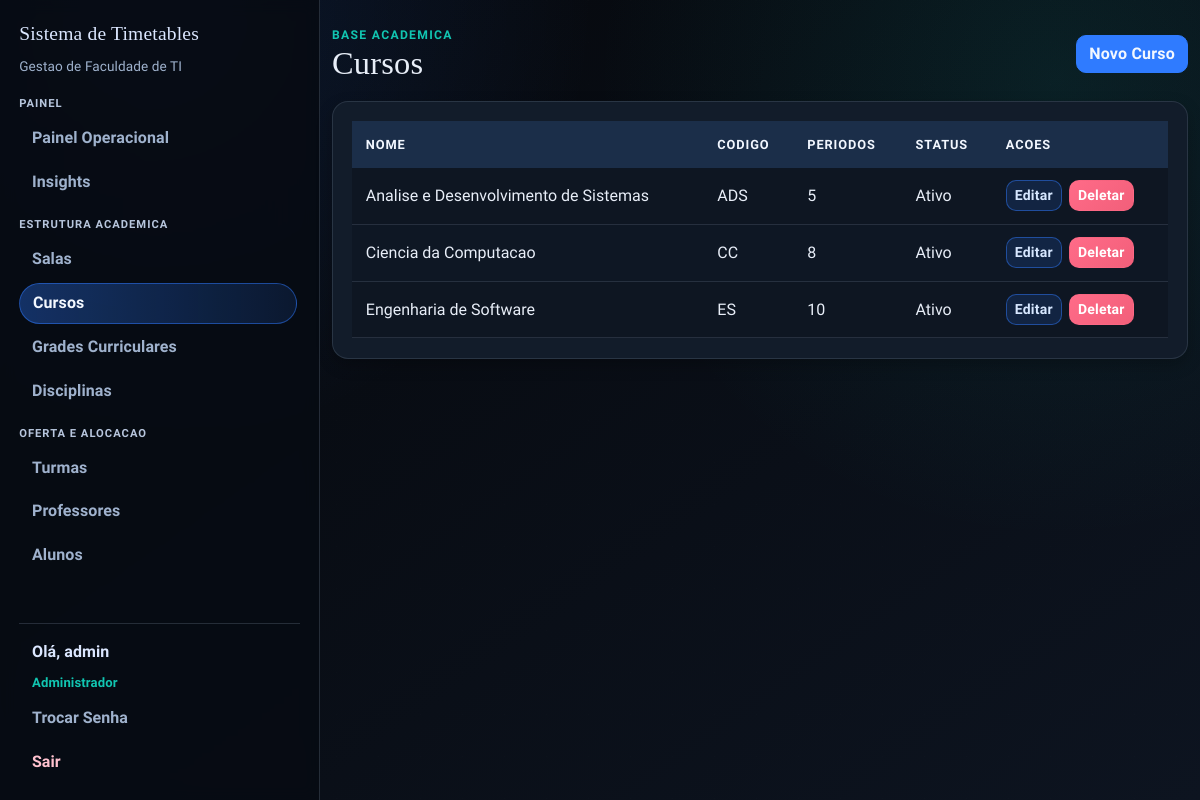
The app's page /cursos (signed in), older data.
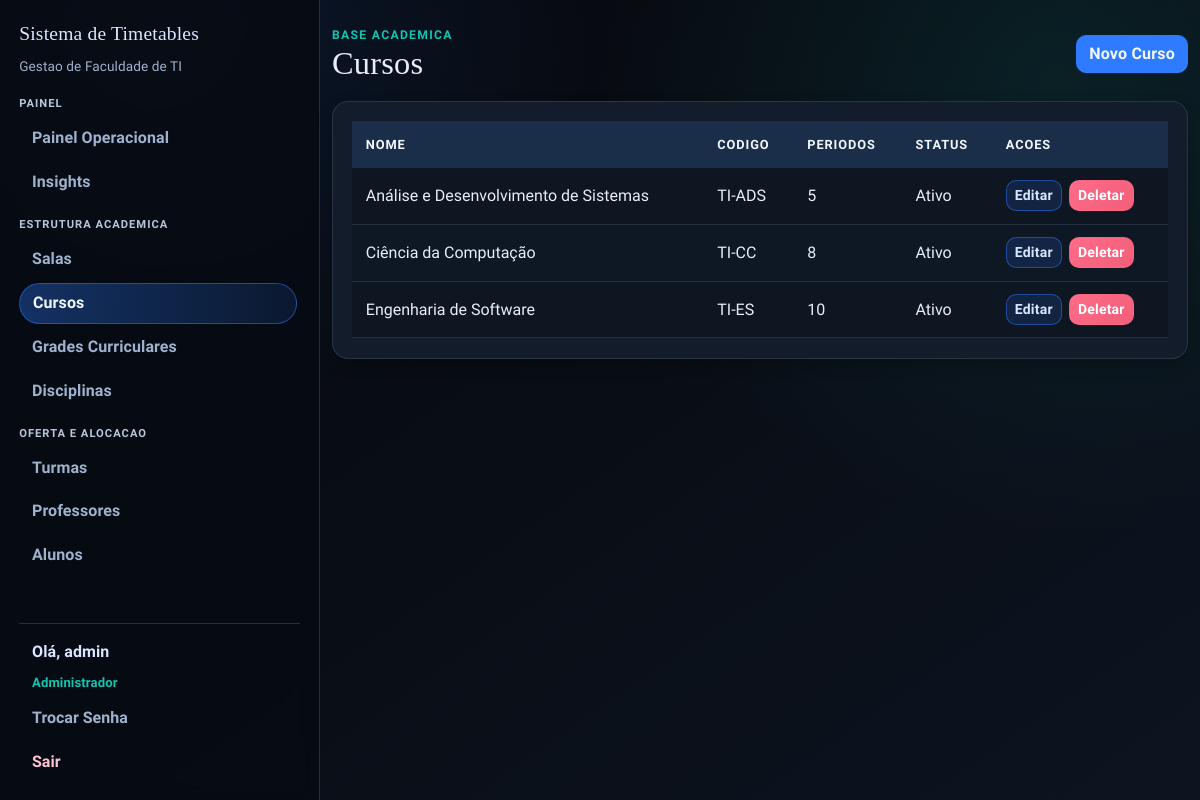
The same page, newer data.
### app/models.py (models this page shows, shortened)
class User(UserMixin, db.Model):
    id = db.Column(db.Integer, primary_key=True)
    username = db.Column(db.String(64), unique=True, nullable=False)
    email = db.Column(db.String(120), unique=True, nullable=False)
    password_hash = db.Column(db.String(128))
    role = db.Column(db.String(20), default='professor')  # 'admin' or 'professor'
    disciplinas_aptas = db.relationship(
        "Disciplina",
        secondary=professor_disciplina,
        lazy="select",
        backref=db.backref("professores_aptos", lazy="select"),
    )
    def is_admin(self):
        return self.role == 'admin'

class Curso(db.Model):
    id = db.Column(db.Integer, primary_key=True)
    nome = db.Column(db.String(120), nullable=False, unique=True)
    codigo = db.Column(db.String(20), nullable=False, unique=True)
    quantidade_periodos = db.Column(db.Integer, nullable=False, default=8)
    ativo = db.Column(db.Boolean, nullable=False, default=True)

### app/routes/admin.py (the view)
@bp.route("/cursos")
@login_required
@admin_required
def cursos():
    cursos = Curso.query.order_by(Curso.nome.asc()).all()
    delete_form = DeleteForm()
    return render_template("cursos.html", cursos=cursos, delete_form=delete_form)

### app/models.py (called while the page is built)
@login_manager.user_loader
def load_user(user_id):
    return db.session.get(User, int(user_id))

### app/routes/helpers.py (called while the page is built)
def admin_required_redirect():
    if getattr(current_user, "is_authenticated", False) and current_user.is_admin():
        return None
    flash("Acesso restrito ao administrador.", "danger")
    return redirect(url_for("main.index"))

def admin_required(view_func):
    @wraps(view_func)
    def wrapper(*args, **kwargs):
        guard = admin_required_redirect()
        if guard:
            return guard
        return view_func(*args, **kwargs)
    return wrapper

### templates/cursos.html (shortened to what this page needs)
{% extends "base.html" %}
{% block content %}
<section class="stagger-in">
  <div class="page-head">
    <div>
      <p class="eyebrow">Base Academica</p>
      <h1>Cursos</h1>
    </div>
    <a href="{{ url_for('main.new_curso') }}" class="btn btn-primary">Novo Curso</a>
  </div>
  <div class="surface table-shell">
    <div class="table-responsive">
      <table class="table">
        <thead>
          <tr>
            <th>Nome</th>
            <th>Codigo</th>
            <th>Periodos</th>
            <th>Status</th>
            <th>Acoes</th>
          </tr>
        </thead>
        <tbody>
          {% for curso in cursos %}
          <tr>
            <td>{{ curso.nome }}</td>
            <td>{{ curso.codigo }}</td>
            <td>{{ curso.quantidade_periodos }}</td>
            <td>{{ 'Ativo' if curso.ativo else 'Inativo' }}</td>
            <td class="actions-cell">
              <a href="{{ url_for('main.edit_curso', id=curso.id) }}" class="btn btn-sm btn-edit">Editar</a>
              <form
                method="POST"
                action="{{ url_for('main.delete_curso', id=curso.id) }}"
                class="d-inline"
                onsubmit="return confirm('Tem certeza que deseja deletar este curso?');"
              >
                <button type="submit" class="btn btn-sm btn-danger">Deletar</button>
              </form>
            </td>
          </tr>
          {% endfor %}
        </tbody>
      </table>
    </div>
  </div>
</section>
{% endblock %}

### templates/base.html (shortened to what this page needs)
<!doctype html>
<html lang="pt-br">
  <head>
    <link
      href="https://cdn.jsdelivr.net/npm/bootstrap@5.1.3/dist/css/bootstrap.min.css"
      rel="stylesheet"
    />
    <link rel="stylesheet" href="{{ url_for('static', filename='css/styles.css') }}" />
  </head>
  <body>
    {% if current_user.is_authenticated %}
    {% set current_endpoint = request.endpoint or '' %}
    <div class="app-shell">
      <aside class="app-sidebar">
        <a class="app-brand" href="{{ url_for('main.index') }}">Sistema de Timetables</a>
        <p class="sidebar-subtitle">Gestao de Faculdade de TI</p>
        <nav class="sidebar-nav">
          <ul class="nav flex-column gap-3">
            {% if current_user.is_admin() %}
            <li class="nav-group">
              <p class="sidebar-group-title">Painel</p>
              <a class="sidebar-link {{ 'is-active' if current_endpoint == 'main.admin_dashboard' else '' }}" href="{{ url_for('main.admin_dashboard') }}">Painel Operacional</a>
              <a class="sidebar-link {{ 'is-active' if current_endpoint == 'main.admin_insights' else '' }}" href="{{ url_for('main.admin_insights') }}">Insights</a>
            </li>
            <li class="nav-group">
              <p class="sidebar-group-title">Estrutura Academica</p>
              <a class="sidebar-link {{ 'is-active' if current_endpoint in ['main.salas', 'main.new_sala', 'main.edit_sala'] else '' }}" href="{{ url_for('main.salas') }}">Salas</a>
              <a class="sidebar-link {{ 'is-active' if current_endpoint in ['main.cursos', 'main.new_curso', 'main.edit_curso'] else '' }}" href="{{ url_for('main.cursos') }}">Cursos</a>
              <a class="sidebar-link {{ 'is-active' if current_endpoint in ['main.grades', 'main.new_grade', 'main.edit_grade', 'main.grade_items', 'main.new_grade_item', 'main.edit_grade_item'] else '' }}" href="{{ url_for('main.grades') }}">Grades Curriculares</a>
              <a class="sidebar-link {{ 'is-active' if current_endpoint in ['main.disciplinas', 'main.new_disciplina', 'main.edit_disciplina'] else '' }}" href="{{ url_for('main.disciplinas') }}">Disciplinas</a>
            </li>
            <li class="nav-group">
              <p class="sidebar-group-title">Oferta e Alocacao</p>
              <a class="sidebar-link {{ 'is-active' if current_endpoint in ['main.turmas', 'main.new_turma', 'main.edit_turma', 'main.turma_quadro', 'main.turma_alunos', 'main.delete_turma_matricula', 'main.alocar_professor_timetable', 'main.alocar_professores_turma_lote'] else '' }}" href="{{ url_for('main.turmas') }}">Turmas</a>
              <a class="sidebar-link {{ 'is-active' if current_endpoint in ['main.professores', 'main.new_professor', 'main.edit_professor'] else '' }}" href="{{ url_for('main.professores') }}">Professores</a>
              <a class="sidebar-link {{ 'is-active' if current_endpoint in ['main.alunos', 'main.new_aluno', 'main.edit_aluno'] else '' }}" href="{{ url_for('main.alunos') }}">Alunos</a>
            </li>
            {% else %}
            <li class="nav-group">
              <p class="sidebar-group-title">Professor</p>
              <a class="sidebar-link {{ 'is-active' if current_endpoint == 'main.professor_dashboard' else '' }}" href="{{ url_for('main.professor_dashboard') }}">Minhas Turmas</a>
            </li>
            {% endif %}
          </ul>
        </nav>
        <div class="sidebar-user">
          <span class="sidebar-greeting">Ol&aacute;, {{ current_user.username }}</span>
          <span class="sidebar-role">{{ 'Administrador' if current_user.is_admin() else 'Professor' }}</span>
          <a class="sidebar-link {{ 'is-active' if current_endpoint == 'main.change_password' else '' }}" href="{{ url_for('main.change_password') }}">Trocar Senha</a>
          <a class="sidebar-link sidebar-link-logout" href="{{ url_for('main.logout') }}">Sair</a>
        </div>
      </aside>
      <main class="app-content">
        <div class="container app-main">
    {% endif %}
      {% block content %}{% endblock %}
    {% if current_user.is_authenticated %}
        </div>
      </main>
    </div>
    {% else %}
    </main>
    {% endif %}
  </body>
</html>

Row changes from the older to the newer data that the page shows:
removed Curso: nome "Analise e Desenvolvimento de Sistemas", codigo "ADS", quantidade_periodos "5", ativo "Ativo"
removed Curso: nome "Ciencia da Computacao", codigo "CC", quantidade_periodos "8", ativo "Ativo"
added Curso: nome "Análise e Desenvolvimento de Sistemas", codigo "TI-ADS", quantidade_periodos "5", ativo "Ativo"
added Curso: nome "Ciência da Computação", codigo "TI-CC", quantidade_periodos "8", ativo "Ativo"
changed Curso "Engenharia de Software": codigo "ES" → "TI-ES"
